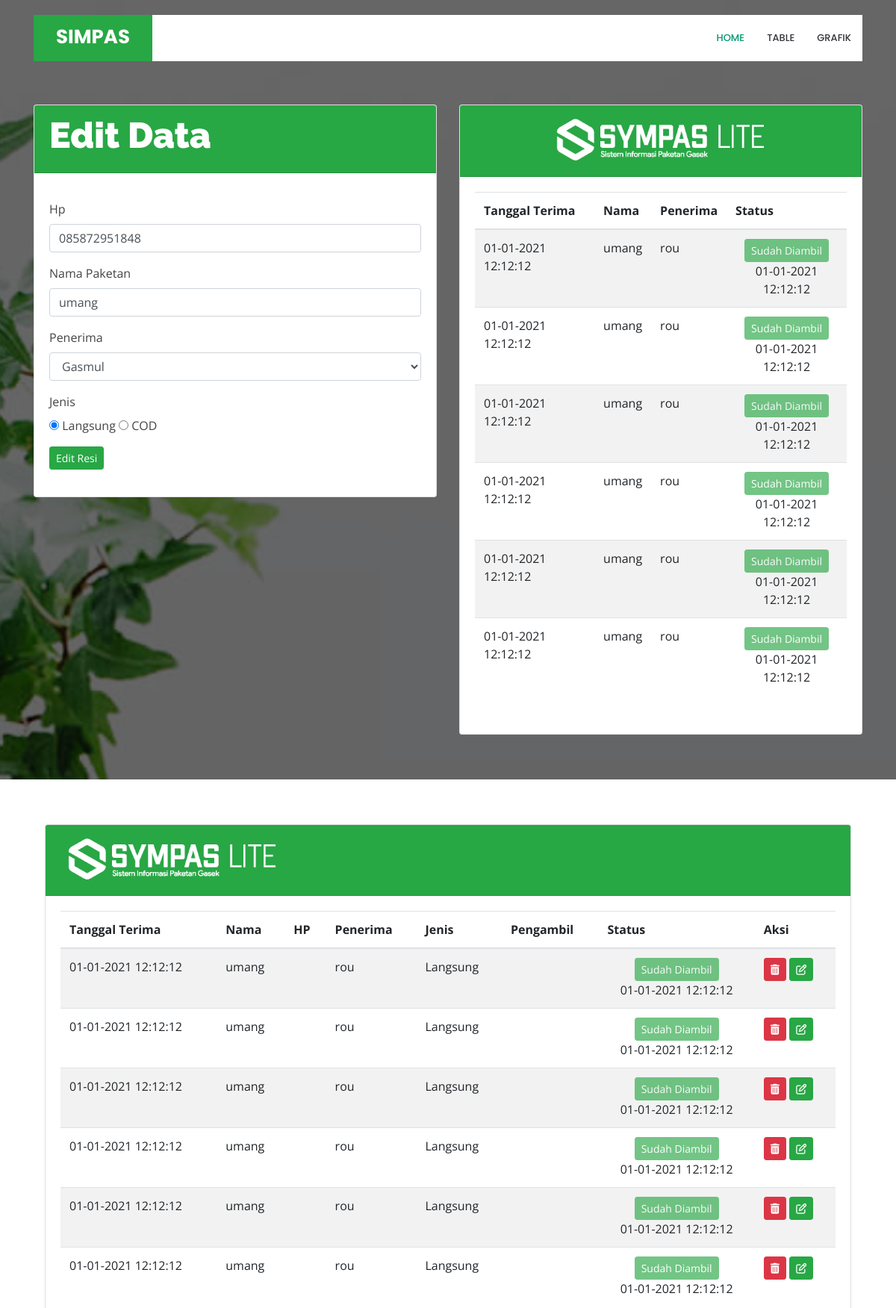
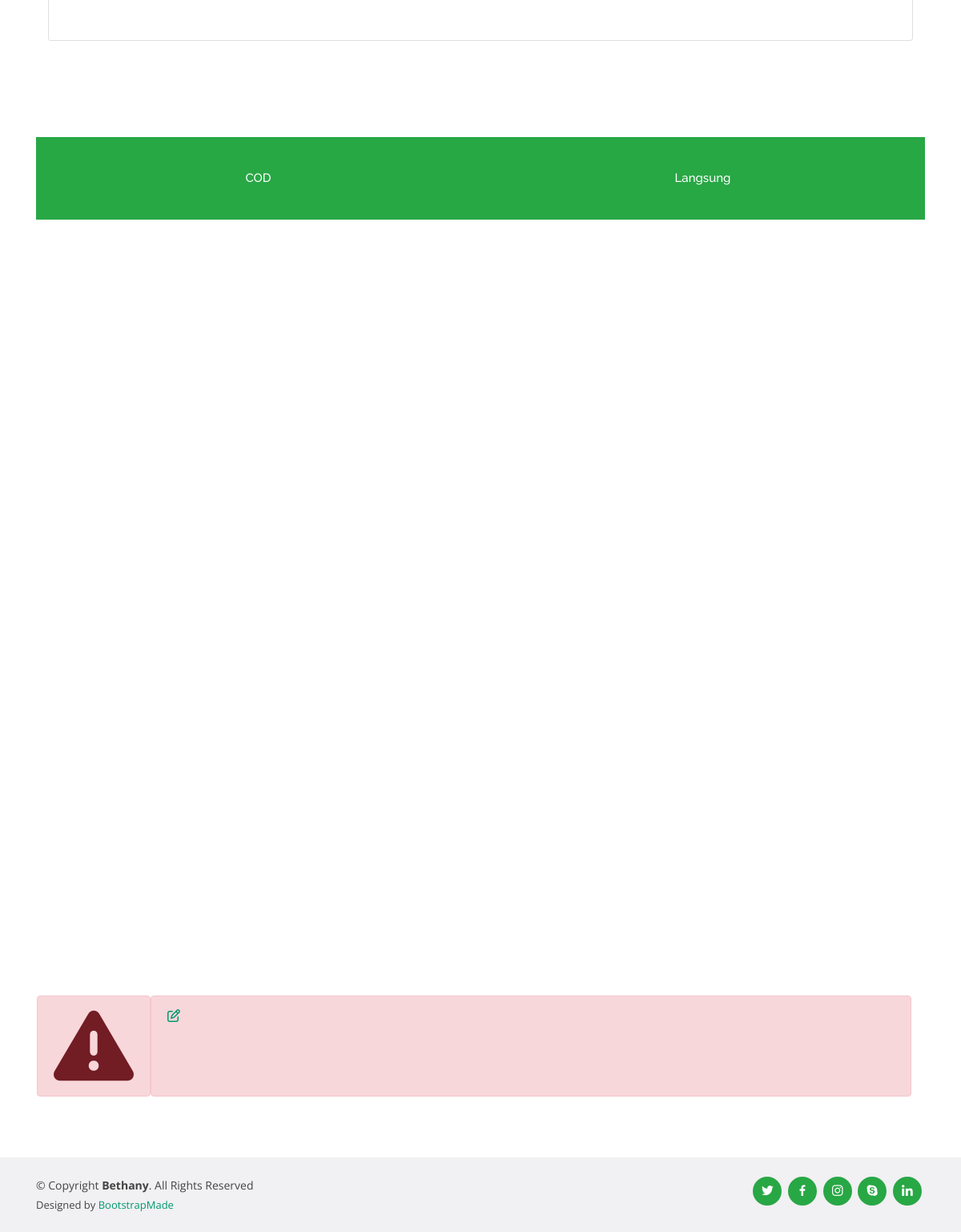
The app's page /admin/edit_data/133 with its own data (2 pictures, top to bottom).
### tables this page shows
CREATE TABLE `tb_paket` (
  `id_paket` int(255) NOT NULL,
  `id_santri` int(225) NOT NULL,
  `nama_paket` varchar(50) NOT NULL,
  `penerima` varchar(50) NOT NULL,
  `jenis_kirim` varchar(8) NOT NULL DEFAULT 'Langsung',
  `tgl_terima` varchar(20) DEFAULT NULL,
  `tgl_ambil` varchar(20) DEFAULT NULL,
  `pengambil` varchar(50) NOT NULL,
  `status_ambil` varchar(20) DEFAULT NULL,
  `hp` varchar(13) NOT NULL,
  `creat_at` varchar(20) DEFAULT NULL,
  `modified_at` varchar(20) DEFAULT NULL
);

### application/controllers/Admin.php (called while the page is built, shortened)
<?php
class Admin extends CI_Controller {
	function __construct()
	{
		$this->load->model('m_paket');
		$this->load->helper('url');
		$this->load->model('M_paket','paket');
	}
	public function edit_data($id)
	{
		$data['data_asc'] = $this->m_paket->tampil_data_desc();
		$data['data_desc'] = $this->m_paket->tampil_data_desc();
		$data['data'] = $this->m_paket->getOne($id);
		$this->load->view('admin/form_edit', $data);
	}
}

### index.php (called while the page is built, shortened)
<?php
require_once BASEPATH.'core/CodeIgniter.php';

### application/models/M_paket.php (called while the page is built, shortened)
<?php
    class M_paket extends CI_Model{
        var $table = "tb_paket";
        function tampil_data_desc(){
            return $this->db
            ->select('id_paket,nama_paket,tgl_terima,penerima,jenis_kirim,status_ambil, tgl_ambil')
            ->limit(6)
            ->order_by('id_paket','desc')
            ->get($this->table)->result_array();
        }
        public function getOne($id)
        {
            return $this->db->get_where($this->table, ["id_paket" => $id])->row();
        }
    }
?>

### application/views/admin/v_table_detail_admin.php (the view, shortened to what this page needs)
<div class="row">
    <div class="col-lg-12">
        <div class="card">
            <div class="card-header bg-success">
                <img width="300px" src="<?= base_url('assets/img/logo-sympas-lite.png') ?>" alt="simpas">
            </div>
            <div class="card-body">
                <div class="table table-responsive">
                    <table id="table_resi_detail_admin" class="table table-striped">
                        <thead>
                            <tr>
                                <th>Tanggal Terima</th>
                                <th>Nama</th>
                                <th>HP</th>
                                <th>Penerima</th>
                                <th>Jenis</th>
                                <th>Pengambil</th>
                                <th>Status</th>
                                <th>Aksi</th>
                            </tr>
                        </thead>
                        <tbody id="tampil_data_paket_detail">
                        <?php
                            foreach($data_asc as $dt):
                        ?>
                        <tr>
                            <td><?= date("d-m-Y H:i:s", strtotime($dt["tgl_terima"])) ?></td>
                            <td><?= $dt["nama_paket"] ?></td>
                            <td><?= $dt["hp"] ?></td>
                            <td><?= $dt["penerima"] ?></td>
                            <td><?= $dt["jenis_kirim"] ?></td>
                            <td><?= $dt["pengambil"] ?></td>
                            <td style="text-align: center;">
                                <?php
                                    if($dt['status_ambil'] == ""):
                                ?>
                                    <a class="btn btn-danger btn-sm" onclick="userInput(<?= $dt['id_paket'] ?>)" href="">Belum Diambil</a>
                                <?php else: ?>
                                    <button class="btn btn-success btn-sm" disabled>Sudah Diambil</button>
                                    <div>
                                        <span><?= $dt["tgl_ambil"] ?></span>
                                    </div>
                                <?php endif ?>
                            </td>
                            <td>
                                <a class="btn btn-sm btn-danger" onclick="return confirm('Yakin Hapus <?= $dt['nama_paket'] ?> ?')" href="<?= base_url('admin/hapus_data/'. $dt['id_paket']) ?>"><i class="fa fa-trash" aria-hidden="true"></i></a>
                                <a class="btn btn-sm btn-success" href="<?= base_url('admin/edit_data/'. $dt['id_paket']) ?>"><i class="fa fa-edit" aria-hidden="true"></i></a>
                            </td>
                        </tr>
                        <?php endforeach ?>
                        </tbody>
                    </table>
                </div>
            </div>
       </div>
    </div>
</div>

### application/views/admin/v_edit.php (shortened to what this page needs)
<div class="row">
  <div class="col-md-12">
    <div class="card">
      <div class="card-header bg-success"><strong><h1>Edit Data</strong></div>
        <div class="card-body">
          <form class="mt-3 mb-3" action="<?= base_url('admin/update_data/' . $data->id_paket) ?>" method="POST">
              <div class="form-group">
                  <label for="no_hp">Hp</label>
                  <input class="form-control" type="number" name="no_hp" value="<?= $data->hp ?>" required placeholder="085">
              </div>
              <div class="form-group">
                  <label for="nama_paket">Nama Paketan</label>
                  <input class="form-control" type="text" name="nama_paket" value="<?= $data->nama_paket ?>" required>
              </div>
              <div class="form-group">
                  <label for="penerima">Penerima</label>
                  <select class="form-control" name="penerima" value="<?= $data->penerima ?>" required>
                    <option value="Gasmul">Gasmul</option>
                  </select>
              </div>
              <div class="form-group">
                <label for="jenis_kirim">Jenis</label>
                <p>
                  <input type="radio" name="jenis_kirim" value="Langsung" checked="checked" /> Langsung
                  <input type="radio" name="jenis_kirim" value="COD" <?php if($data->jenis_kirim == "COD") {echo "checked";} ?>> COD
                </p>
              </div>
              <div>
                  <button class="btn btn-success btn-sm" type="submit" name="edit">Edit Resi</button>
              </div>
          </form>
        </div>
      </div>
    </div>
  </div>

### application/views/admin/v_table_admin.php (shortened to what this page needs)
<div class="row">
    <div class="col-md-12">
        <div class="card">
            <div class="card-header bg-success text-center">
                <img width="300px" src="<?= base_url('assets/img/logo-sympas-lite.png') ?>" alt="simpas">
            </div>
            <div class="card-body">
                <div class="table table-responsive">
                    <table id="table_resi_admin" class="table table-striped">
                        <thead>
                            <tr>
                                <th>Tanggal Terima</th>
                                <th>Nama</th>
                                <th>Penerima</th>
                                <th>Status</th>
                            </tr>
                        </thead>
                        <tbody id="tampil_data_paket">
                        <?php
                            foreach($data_desc as $dt):
                        ?>
                        <tr>
                                <td><?= $dt['tgl_terima']?></td>
                                <td><?= $dt['nama_paket']?></td>
                                <td><?= $dt['penerima']?></td>
                                <td style="text-align: center;">
                                    <?php
                                        if($dt['status_ambil'] == ""):
                                    ?>
                                        <a class="btn btn-danger btn-sm" onclick="userInput(<?= $dt['id_paket'] ?>)" href="">Belum Diambil</a>
                                    <?php else: ?>
                                        <button class="btn btn-success btn-sm" disabled>Sudah Diambil</button>
                                        <div>
                                            <span><?= $dt["tgl_ambil"] ?></span>
                                        </div>
                                    <?php endif ?>
                                </td>
                            </tr>
                        <?php endforeach ?>
                        </tbody>
                    </table>
                </div>
            </div>
       </div>
    </div>
</div>

### assets/css/style_copy3.css (style rules this page uses)
body { font-family: "Open Sans", sans-serif; color: #444444; }
a { color: #009970; }
h1, h2, h3, h4, h5, h6 { font-family: "Raleway", sans-serif; }
#hero h1 { margin: 0 0 10px 0; font-size: 48px; font-weight: 700; line-height: 56px; color: #fff; }

### records on screen
tb_paket: no_hp "085872951848", nama_paket "umang", penerima "Gasmul"
tb_paket: tgl_terima "01-01-2021 12:12:12", nama_paket "umang", penerima "rou", tgl_ambil "01-01-2021 12:12:12", jenis_kirim "Langsung"
tb_paket: tgl_terima "01-01-2021 12:12:12", nama_paket "umang", penerima "rou", tgl_ambil "01-01-2021 12:12:12", jenis_kirim "Langsung"
tb_paket: tgl_terima "01-01-2021 12:12:12", nama_paket "umang", penerima "rou", tgl_ambil "01-01-2021 12:12:12", jenis_kirim "Langsung"
tb_paket: tgl_terima "01-01-2021 12:12:12", nama_paket "umang", penerima "rou", tgl_ambil "01-01-2021 12:12:12", jenis_kirim "Langsung"
tb_paket: tgl_terima "01-01-2021 12:12:12", nama_paket "umang", penerima "rou", tgl_ambil "01-01-2021 12:12:12", jenis_kirim "Langsung"
tb_paket: tgl_terima "01-01-2021 12:12:12", nama_paket "umang", penerima "rou", tgl_ambil "01-01-2021 12:12:12", jenis_kirim "Langsung"
